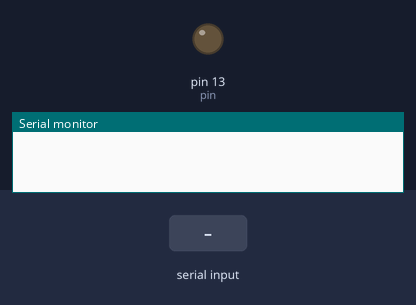
Bench run of a sketch on a simulated Arduino Uno, built with avr-gcc and run on an emulated ATmega328P. On the bench: output pins drawn as LEDs (lit = HIGH), the last lines printed to the serial monitor. Inputs (shaded band) come from the test bench.

Above: at 1.2 s.
1.3 s: "1" received over Serial
At 1.7 s:
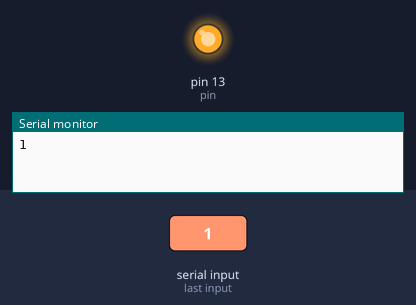
2.8 s: "2" received over Serial
At 4.1 s:
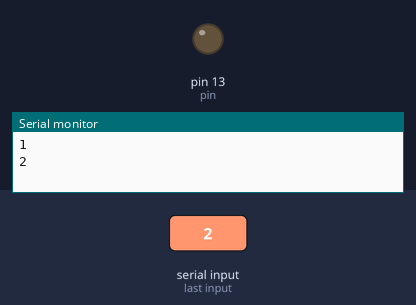
Timing chart, 0 to 5.8 s (numbered marks = the images above; inputs shaded):
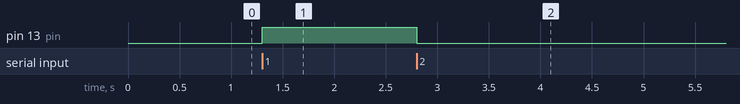

Measured:
- after the input at 1.3 s, pin 13 (pin): LOW → HIGH at once
- after the input at 2.8 s, pin 13 (pin): HIGH → LOW at once

The sketch:

Lesson2.ino
```cpp
/*
Programmer: Sage Smith
Tutorial 2: Serial turn on and off Led
Wiring: *OPTION 1* tall end of LED in port 13, short end in GND. This works because port 13 has a built in resistor
        *OPTION 2* Wire out of port 12 (positive) to breadboard then resistor (100 oms) then tall end of led then wire from bread board to GND (negative)
*/

//LED we will be using
int pin = 13;
int baudRate = 9600;
char incomingInfo;
char on = '1', off = '2';

//setup runs once on startup of arduino
void setup(){
  //this method designates whether a specified pin will be listening to input or sending output
  //in this example we will be sending output to our designated pin
  pinMode(pin, OUTPUT);

  // Serial.begin(int) tells the arduino to listen to Serial input. The BaudRate is how many times per second a signal changes (or could change).
 // In order to communicate with the computer and the arduino their baudRates must be the same
  Serial.begin(baudRate);
}

//this loop runs continuously while arduino is on, exactly the same as a while(true){} in java
void loop(){
  //Checks to see if the computer has sent any information
  if(Serial.available()){
    //This line typcasts the information that is read from a byte to a char
    incomingInfo = (char) Serial.read();

    //checks to see if we told it to be turned on
    if(incomingInfo == on){
      //digitalWrite(int, int) is used to turn on pin switch HIGH turns switch on LOW turns switch off
      digitalWrite(pin, HIGH);
    }

    //checks to see if we told it to turn off
    else if(incomingInfo == off){
      digitalWrite(pin, LOW);
    }

    //Tells the computer what the arduino Recieved
    Serial.println(incomingInfo);

    //delay(long) delays the loop by the specified number of milliseconds exactly like a Thread.sleep(long) in java
    delay(50);
  }
  //To communicate with arduino go to tools->Serial Monitor->and type what you would like to send in the textbox and hit send or enter
}
```
